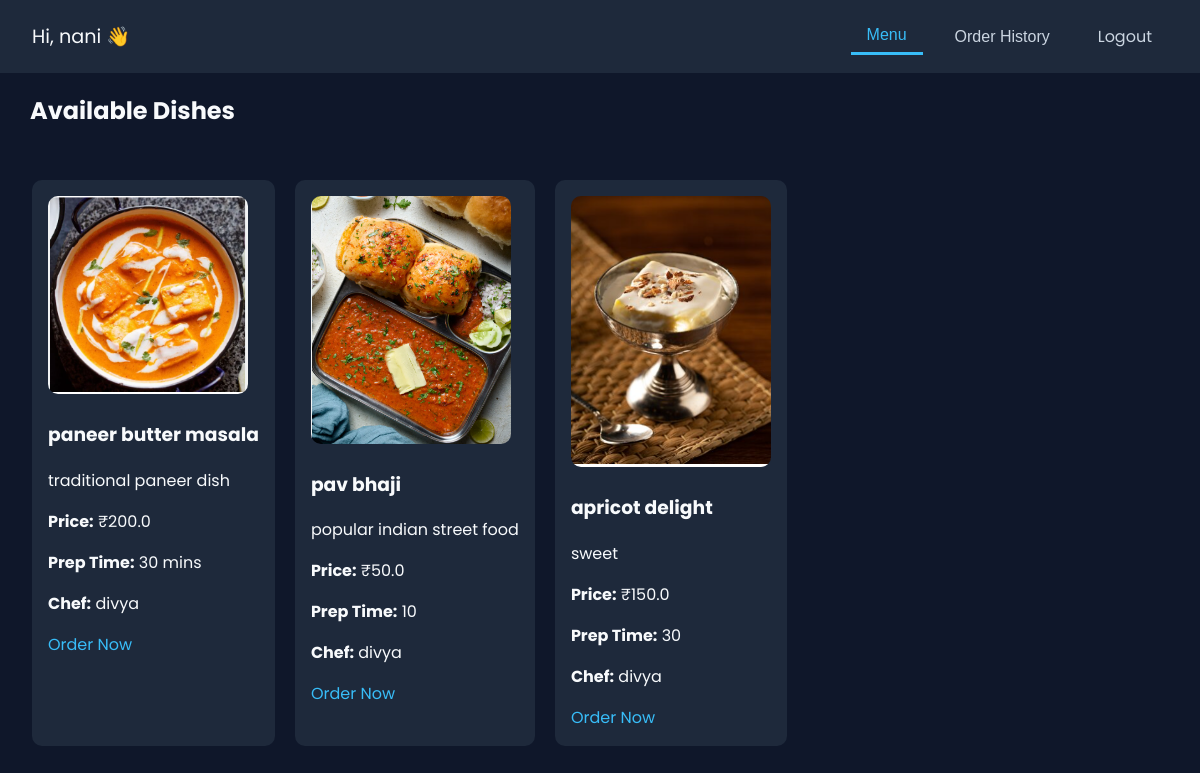
/customer/dashboard (signed in), run on an earlier commit of the app's database.
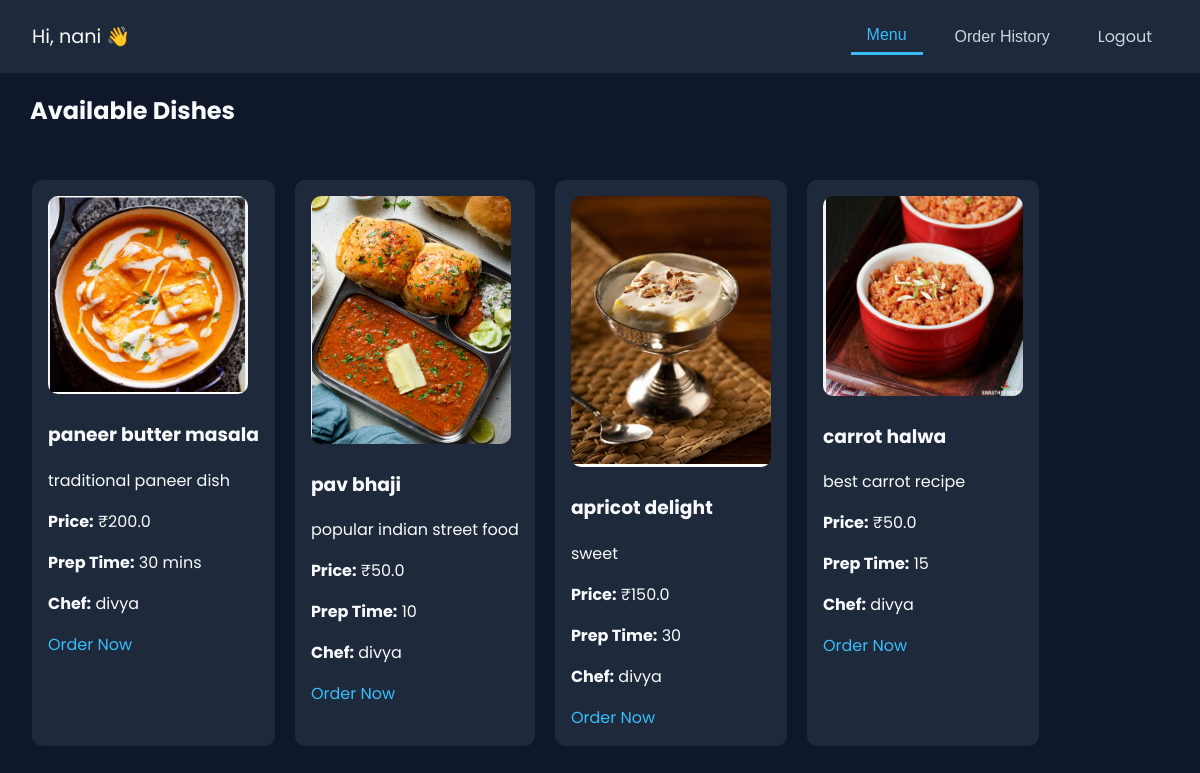
And on a later commit of the database.
### tables this page shows
CREATE TABLE dishes (
    id INTEGER PRIMARY KEY AUTOINCREMENT,
    chef_id INTEGER,
    name TEXT NOT NULL,
    description TEXT,
    price REAL,
    prep_time TEXT,
    image_filename TEXT
, available INTEGER DEFAULT 1);

CREATE TABLE chefs (
    id INTEGER PRIMARY KEY AUTOINCREMENT,
    name TEXT NOT NULL,
    email TEXT UNIQUE NOT NULL,
    password TEXT NOT NULL
);

### app.py (the view)
@app.route('/customer/dashboard')
def customer_dashboard():
    if 'customer_id' not in session:
        return redirect('/customer_login')
    conn = sqlite3.connect('database.db')
    conn.row_factory = sqlite3.Row
    cursor = conn.cursor()
    cursor.execute('''
        SELECT dishes.*, chefs.name as chef_name
        FROM dishes
        JOIN chefs ON dishes.chef_id = chefs.id
        WHERE dishes.available = 1
    ''')
    dishes = cursor.fetchall()
    cursor.execute('''
        SELECT o.*, d.name AS dish_name, c.name AS chef_name
        FROM orders o
        JOIN dishes d ON o.dish_id = d.id
        JOIN chefs c ON d.chef_id = c.id
        WHERE o.customer_id = ?
        ORDER BY o.timestamp DESC
    ''', (session['customer_id'],))
    orders = cursor.fetchall()
    conn.close()
    return render_template('customer_dashboard.html', dishes=dishes, orders=orders)

### templates/customer_dashboard.html (shortened to what this page needs)
<!DOCTYPE html>
<html lang="en">
<head>
  <link rel="stylesheet" href="https://cdnjs.cloudflare.com/ajax/libs/font-awesome/6.5.0/css/all.min.css" />
</head>
<body>
  <div class="navbar">
    <div class="navbar-left">Hi, {{ session['customer_name'] }} 👋</div>
    <div class="navbar-right">
      <button class="nav-button active" onclick="showSection('menu', event)">Menu</button>
      <button class="nav-button" onclick="showSection('orders', event)">Order History</button>
      <a href="/customer_logout" class="nav-button">Logout</a>
    </div>
  </div>
  <h2 style="padding-left: 30px;">Available Dishes</h2>
  <div id="menu" class="section active">
    <div class="dish">
    {% for dish in dishes %}
      <div class="dish-card">
        <img src="{{ url_for('uploaded_file', filename=dish['image_filename']) }}">
        <h3>{{ dish['name'] }}</h3>
        <p>{{ dish['description'] }}</p>
        <p><strong>Price:</strong> ₹{{ dish['price'] }}</p>
        <p><strong>Prep Time:</strong> {{ dish['prep_time'] }}</p>
        <p><strong>Chef:</strong> {{ dish['chef_name'] }}</p>
        <a href="/place_order/{{ dish['id'] }}">Order Now</a>
      </div>
    {% endfor %}
    </div>
  </div>
</body>
</html>

What changed in the data, as far as the page shows it:
added dishes: image_filename (picture), name "carrot halwa", description "best carrot recipe", price "50.0", prep_time "15", chef_name "divya"
